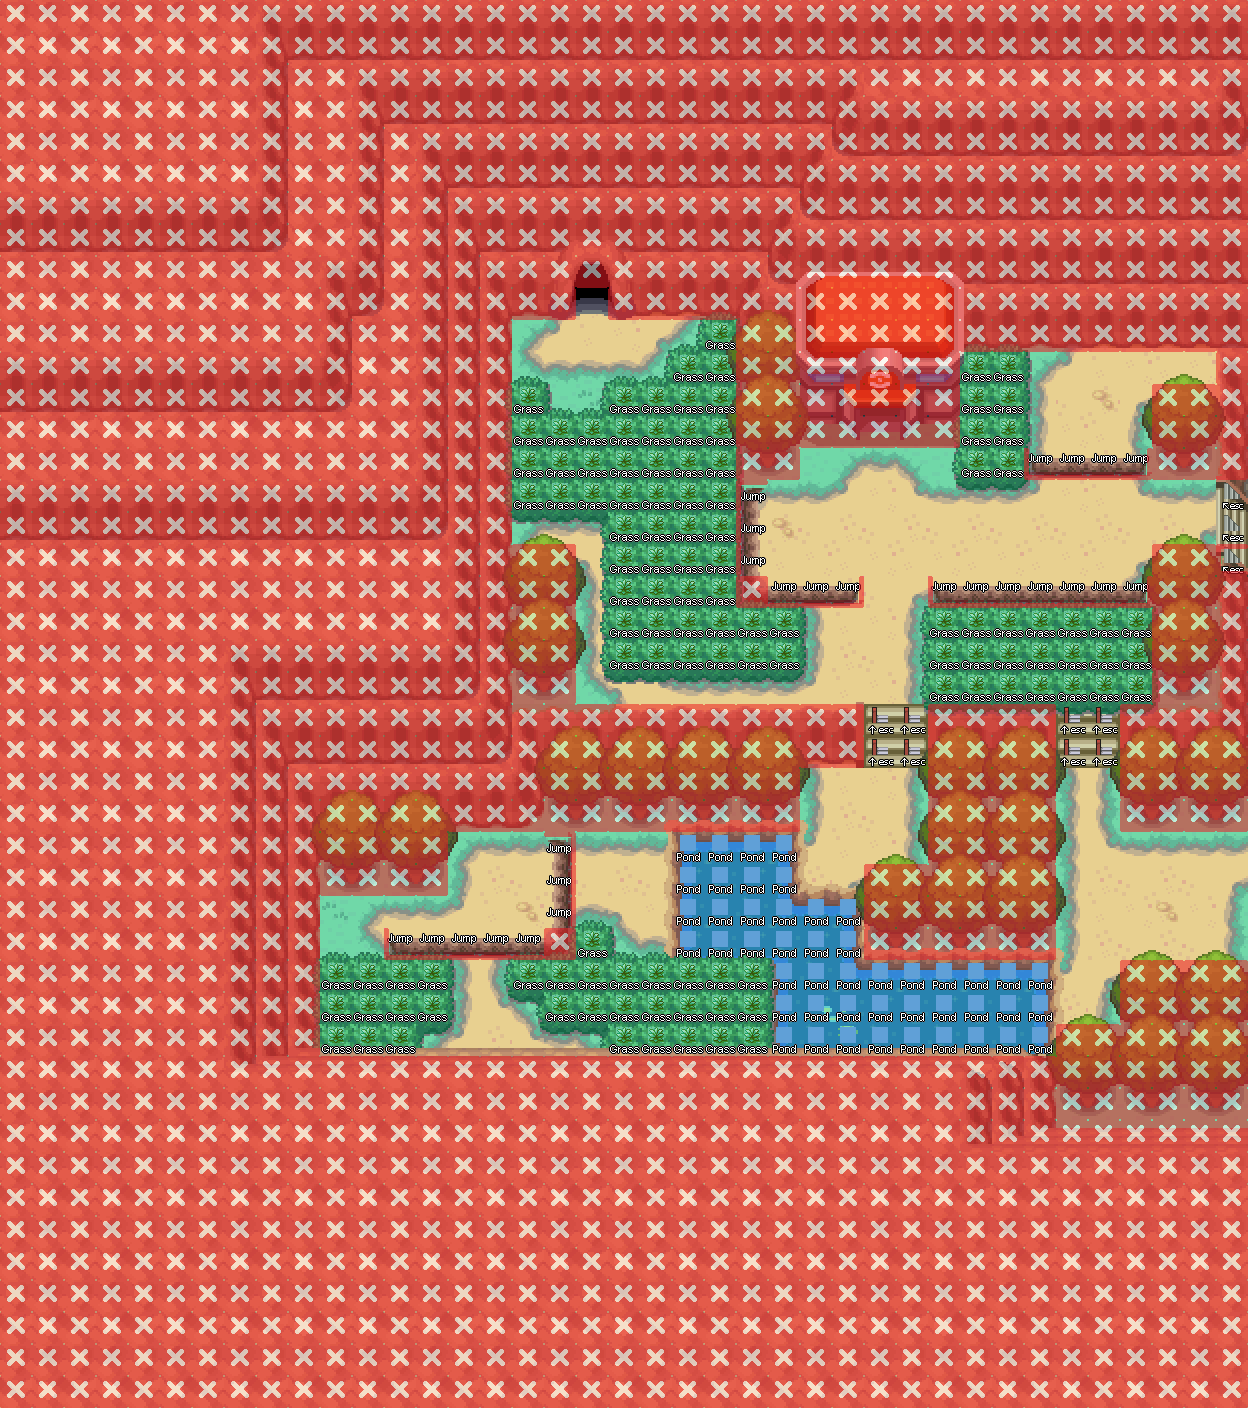

This is a level from a 2D game, rendered from its Tiled map with the project's own tilesets. A one-line summary and the map file follow, with tile-layer data summarised:
An orthogonal 39x44 tile map with 32x32 px tiles, 73 tile layers (▬_Bld_input, Floor_A_1, Floor_B_1, Floor_C_1, ...), 2 hidden layers not drawn, 7 tilesets.

<map version="1.10" tiledversion="1.11.2" orientation="orthogonal" renderorder="right-down" compressionlevel="0" width="39" height="44" tilewidth="32" tileheight="32" infinite="0" nextlayerid="828" nextobjectid="1">
 <editorsettings>
  <export format="tmx" />
 </editorsettings>
 <tileset firstgid="1" source="../../Tilesets/HGSS/Borders.tsx" />
 <tileset firstgid="563" source="../../Tilesets/HGSS/passages.tsx" />
 <tileset firstgid="707" source="../../Tilesets/HGSS/HGSS Urban.tsx" />
 <tileset firstgid="8387" source="../../Tilesets/HGSS/HGSS Buildings.tsx" />
 <tileset firstgid="32963" source="../../Tilesets/HGSS/systemtags.tsx" />
 <tileset firstgid="33091" source="../../Tilesets/HGSS/HGSS Mounts.tsx" />
 <tileset firstgid="44361" source="../../Tilesets/HGSS/HGSS Nature.tsx" />
 <layer id="71" name="▬_Bld_input" width="39" height="44">
  <data>[1716 cells, 1 non-empty, 1 distinct tile ids]</data>
 </layer>
 <layer id="196" name="Floor_A_1" width="39" height="44">
  <data>[1716 cells, 1513 non-empty, 16 distinct tile ids]</data>
 </layer>
 <layer id="28" name="Floor_B_1" width="39" height="44">
  <data>[1716 cells, 178 non-empty, 28 distinct tile ids]</data>
 </layer>
 <layer id="197" name="Floor_C_1" width="39" height="44">
  <data>[1716 cells, 4 non-empty, 4 distinct tile ids]</data>
 </layer>
 <layer id="199" name="Floor_D_1" width="39" height="44">
  <data>[1716 cells, 0 non-empty, 0 distinct tile ids]</data>
 </layer>
 <layer id="817" name="♣_Tree_shadow_1" width="39" height="44">
  <data>[1716 cells, 108 non-empty, 4 distinct tile ids]</data>
 </layer>
 <layer id="41" name="Shadow_A_1" width="39" height="44">
  <data>[1716 cells, 0 non-empty, 0 distinct tile ids]</data>
 </layer>
 <group id="802" name="♦ Mounts 1">
  <layer id="177" name="♦_MA_1" width="39" height="44">
   <data>[1716 cells, 576 non-empty, 25 distinct tile ids]</data>
  </layer>
  <layer id="181" name="♦_TA_1" width="39" height="44">
   <data>[1716 cells, 0 non-empty, 0 distinct tile ids]</data>
  </layer>
  <layer id="178" name="♦_MB_1" width="39" height="44">
   <data>[1716 cells, 41 non-empty, 13 distinct tile ids]</data>
  </layer>
  <layer id="182" name="♦_TB_1" width="39" height="44">
   <data>[1716 cells, 29 non-empty, 8 distinct tile ids]</data>
  </layer>
  <layer id="179" name="♦_MC_1" width="39" height="44">
   <data>[1716 cells, 32 non-empty, 5 distinct tile ids]</data>
  </layer>
  <layer id="183" name="♦_TC_1" width="39" height="44">
   <data>[1716 cells, 2 non-empty, 2 distinct tile ids]</data>
  </layer>
  <layer id="180" name="♦_MD_1" width="39" height="44">
   <data>[1716 cells, 8 non-empty, 2 distinct tile ids]</data>
  </layer>
  <layer id="184" name="♦_TD_1" width="39" height="44">
   <data>[1716 cells, 0 non-empty, 0 distinct tile ids]</data>
  </layer>
  <layer id="185" name="♦_S_1" width="39" height="44">
   <data>[1716 cells, 67 non-empty, 10 distinct tile ids]</data>
  </layer>
 </group>
 <layer id="10" name="♣_Tree_trunk_1" width="39" height="44">
  <data>[1716 cells, 108 non-empty, 4 distinct tile ids]</data>
 </layer>
 <layer id="26" name="Shore_A_1" width="39" height="44">
  <data>[1716 cells, 50 non-empty, 20 distinct tile ids]</data>
 </layer>
 <layer id="818" name="Shore_B_1" width="39" height="44">
  <data>[1716 cells, 0 non-empty, 0 distinct tile ids]</data>
 </layer>
 <layer id="170" name="Shore_C_1" width="39" height="44">
  <data>[1716 cells, 0 non-empty, 0 distinct tile ids]</data>
 </layer>
 <group id="815" name="▬ Bld shadows">
  <layer id="72" name="▬_Bld_shdw_A_1" width="39" height="44">
   <data>[1716 cells, 24 non-empty, 24 distinct tile ids]</data>
  </layer>
  <layer id="73" name="▬_Bld_shdw_B_1" width="39" height="44">
   <data>[1716 cells, 0 non-empty, 0 distinct tile ids]</data>
  </layer>
 </group>
 <group id="803" name="♣ Trees 1">
  <layer id="12" name="♣_Tree_rgt_btm_1" width="39" height="44">
   <data>[1716 cells, 27 non-empty, 1 distinct tile ids]</data>
  </layer>
  <layer id="11" name="♣_Tree_lft_btm_1" width="39" height="44">
   <data>[1716 cells, 27 non-empty, 1 distinct tile ids]</data>
  </layer>
 </group>
 <layer id="29" name="Tall_grass_A_1" width="39" height="44">
  <data>[1716 cells, 194 non-empty, 8 distinct tile ids]</data>
 </layer>
 <layer id="32" name="Tall_grass_B_1" width="39" height="44">
  <data>[1716 cells, 0 non-empty, 0 distinct tile ids]</data>
 </layer>
 <layer id="68" name="Shadow_B_1" width="39" height="44">
  <data>[1716 cells, 0 non-empty, 0 distinct tile ids]</data>
 </layer>
 <group id="804" name="▬ Bld 1">
  <layer id="76" name="▬_Bld_doors_1" width="39" height="44">
   <data>[1716 cells, 6 non-empty, 6 distinct tile ids]</data>
  </layer>
  <layer id="77" name="▬_Bld_A_1" width="39" height="44">
   <data>[1716 cells, 4 non-empty, 4 distinct tile ids]</data>
  </layer>
  <layer id="78" name="▬_Bld_B_1" width="39" height="44">
   <data>[1716 cells, 0 non-empty, 0 distinct tile ids]</data>
  </layer>
 </group>
 <layer id="36" name="Props_A_1" width="39" height="44">
  <data>[1716 cells, 20 non-empty, 12 distinct tile ids]</data>
 </layer>
 <layer id="44" name="Props_B_1" width="39" height="44">
  <data>[1716 cells, 6 non-empty, 2 distinct tile ids]</data>
 </layer>
 <layer id="175" name="Props_C_1" width="39" height="44">
  <data>[1716 cells, 0 non-empty, 0 distinct tile ids]</data>
 </layer>
 <layer id="825" name="Props_D_1" width="39" height="44">
  <data>[1716 cells, 0 non-empty, 0 distinct tile ids]</data>
 </layer>
 <group id="4" name="--------Z=0--------" />
 <layer id="27" name="Shore_2" width="39" height="44">
  <data>[1716 cells, 1 non-empty, 1 distinct tile ids]</data>
 </layer>
 <group id="805" name="♦ Mounts 2">
  <layer id="186" name="♦_MA_2" width="39" height="44">
   <data>[1716 cells, 33 non-empty, 4 distinct tile ids]</data>
  </layer>
  <layer id="190" name="♦_TA_2" width="39" height="44">
   <data>[1716 cells, 0 non-empty, 0 distinct tile ids]</data>
  </layer>
  <layer id="187" name="♦_MB_2" width="39" height="44">
   <data>[1716 cells, 0 non-empty, 0 distinct tile ids]</data>
  </layer>
  <layer id="191" name="♦_TB_2" width="39" height="44">
   <data>[1716 cells, 0 non-empty, 0 distinct tile ids]</data>
  </layer>
  <layer id="188" name="♦_MC_2" width="39" height="44">
   <data>[1716 cells, 0 non-empty, 0 distinct tile ids]</data>
  </layer>
  <layer id="192" name="♦_TC_2" width="39" height="44">
   <data>[1716 cells, 0 non-empty, 0 distinct tile ids]</data>
  </layer>
  <layer id="189" name="♦_MD_2" width="39" height="44">
   <data>[1716 cells, 0 non-empty, 0 distinct tile ids]</data>
  </layer>
  <layer id="193" name="♦_TD_2" width="39" height="44">
   <data>[1716 cells, 0 non-empty, 0 distinct tile ids]</data>
  </layer>
 </group>
 <layer id="30" name="Tall_grass_2" width="39" height="44">
  <data>[1716 cells, 47 non-empty, 3 distinct tile ids]</data>
 </layer>
 <group id="806" name="♣ Trees 2">
  <layer id="14" name="♣_Tree_rgt_btm_2" width="39" height="44">
   <data>[1716 cells, 51 non-empty, 2 distinct tile ids]</data>
  </layer>
  <layer id="13" name="♣_Tree_lft_btm_2" width="39" height="44">
   <data>[1716 cells, 54 non-empty, 2 distinct tile ids]</data>
  </layer>
 </group>
 <group id="807" name="▬ Bld 2">
  <layer id="79" name="▬_Bld_A_2" width="39" height="44">
   <data>[1716 cells, 0 non-empty, 0 distinct tile ids]</data>
  </layer>
  <layer id="80" name="▬_Bld_B_2" width="39" height="44">
   <data>[1716 cells, 0 non-empty, 0 distinct tile ids]</data>
  </layer>
 </group>
 <layer id="37" name="Props_A_2" width="39" height="44">
  <data>[1716 cells, 3 non-empty, 3 distinct tile ids]</data>
 </layer>
 <layer id="62" name="Props_B_2" width="39" height="44">
  <data>[1716 cells, 2 non-empty, 2 distinct tile ids]</data>
 </layer>
 <layer id="823" name="Props_C_2" width="39" height="44">
  <data>[1716 cells, 0 non-empty, 0 distinct tile ids]</data>
 </layer>
 <layer id="824" name="Props_D_2" width="39" height="44">
  <data>[1716 cells, 0 non-empty, 0 distinct tile ids]</data>
 </layer>
 <group id="3" name="--------Z=1--------" />
 <group id="808" name="♣ Trees 3">
  <layer id="17" name="♣_Tree_rgt_mdl_3" width="39" height="44">
   <data>[1716 cells, 51 non-empty, 2 distinct tile ids]</data>
  </layer>
  <layer id="16" name="♣_Tree_lft_mdl_3" width="39" height="44">
   <data>[1716 cells, 54 non-empty, 2 distinct tile ids]</data>
  </layer>
  <layer id="19" name="♣_Tree_rgt_top_3" width="39" height="44">
   <data>[1716 cells, 27 non-empty, 1 distinct tile ids]</data>
  </layer>
  <layer id="18" name="♣_Tree_lft_top_3" width="39" height="44">
   <data>[1716 cells, 27 non-empty, 1 distinct tile ids]</data>
  </layer>
 </group>
 <layer id="172" name="Bridge_A_3" width="39" height="44">
  <data>[1716 cells, 0 non-empty, 0 distinct tile ids]</data>
 </layer>
 <layer id="200" name="Bridge_B_3" width="39" height="44">
  <data>[1716 cells, 0 non-empty, 0 distinct tile ids]</data>
 </layer>
 <group id="809" name="▬ Bld 3">
  <layer id="81" name="▬_Bld_A_3" width="39" height="44">
   <data>[1716 cells, 2 non-empty, 2 distinct tile ids]</data>
  </layer>
  <layer id="82" name="▬_Bld_B_3" width="39" height="44">
   <data>[1716 cells, 0 non-empty, 0 distinct tile ids]</data>
  </layer>
 </group>
 <layer id="63" name="Props_A_3" width="39" height="44">
  <data>[1716 cells, 1 non-empty, 1 distinct tile ids]</data>
 </layer>
 <layer id="64" name="Props_B_3" width="39" height="44">
  <data>[1716 cells, 0 non-empty, 0 distinct tile ids]</data>
 </layer>
 <group id="2" name="--------Z=2--------" />
 <group id="811" name="▬ Bld 4">
  <layer id="83" name="▬_Bld_A_4" width="39" height="44">
   <data>[1716 cells, 8 non-empty, 8 distinct tile ids]</data>
  </layer>
  <layer id="84" name="▬_Bld_B_4" width="39" height="44">
   <data>[1716 cells, 0 non-empty, 0 distinct tile ids]</data>
  </layer>
 </group>
 <layer id="786" name="Props_4" width="39" height="44">
  <data>[1716 cells, 0 non-empty, 0 distinct tile ids]</data>
 </layer>
 <group id="48" name="--------Z=3--------" />
 <group id="810" name="▬ Bld 5">
  <layer id="85" name="▬_Bld_A_5" width="39" height="44">
   <data>[1716 cells, 31 non-empty, 31 distinct tile ids]</data>
  </layer>
  <layer id="86" name="▬_Bld_B_5" width="39" height="44">
   <data>[1716 cells, 0 non-empty, 0 distinct tile ids]</data>
  </layer>
 </group>
 <layer id="61" name="Props_5" width="39" height="44">
  <data>[1716 cells, 0 non-empty, 0 distinct tile ids]</data>
 </layer>
 <group id="49" name="--------Z=4--------" offsetx="192" offsety="160" />
 <group id="812" name="▬ Bld 6">
  <layer id="799" name="▬_Bld_A_6" width="39" height="44">
   <data>[1716 cells, 0 non-empty, 0 distinct tile ids]</data>
  </layer>
  <layer id="800" name="▬_Bld_B_6" width="39" height="44">
   <data>[1716 cells, 0 non-empty, 0 distinct tile ids]</data>
  </layer>
 </group>
 <layer id="791" name="Props_6" width="39" height="44">
  <data>[1716 cells, 0 non-empty, 0 distinct tile ids]</data>
 </layer>
 <group id="792" name="--------Z=5--------" />
 <layer id="168" name="systemtags" width="39" height="44">
  <data>[1716 cells, 197 non-empty, 7 distinct tile ids]</data>
 </layer>
 <layer id="15" name="passages" width="39" height="44" opacity="0.55">
  <data>[1716 cells, 1361 non-empty, 9 distinct tile ids]</data>
 </layer>
 <layer id="1" name="Borders" width="39" height="44" visible="0">
  <data>[1716 cells, 131 non-empty, 9 distinct tile ids]</data>
 </layer>
 <layer id="822" name="limites" width="39" height="44" visible="0">
  <data>[1716 cells, 933 non-empty, 1 distinct tile ids]</data>
 </layer>
</map>
